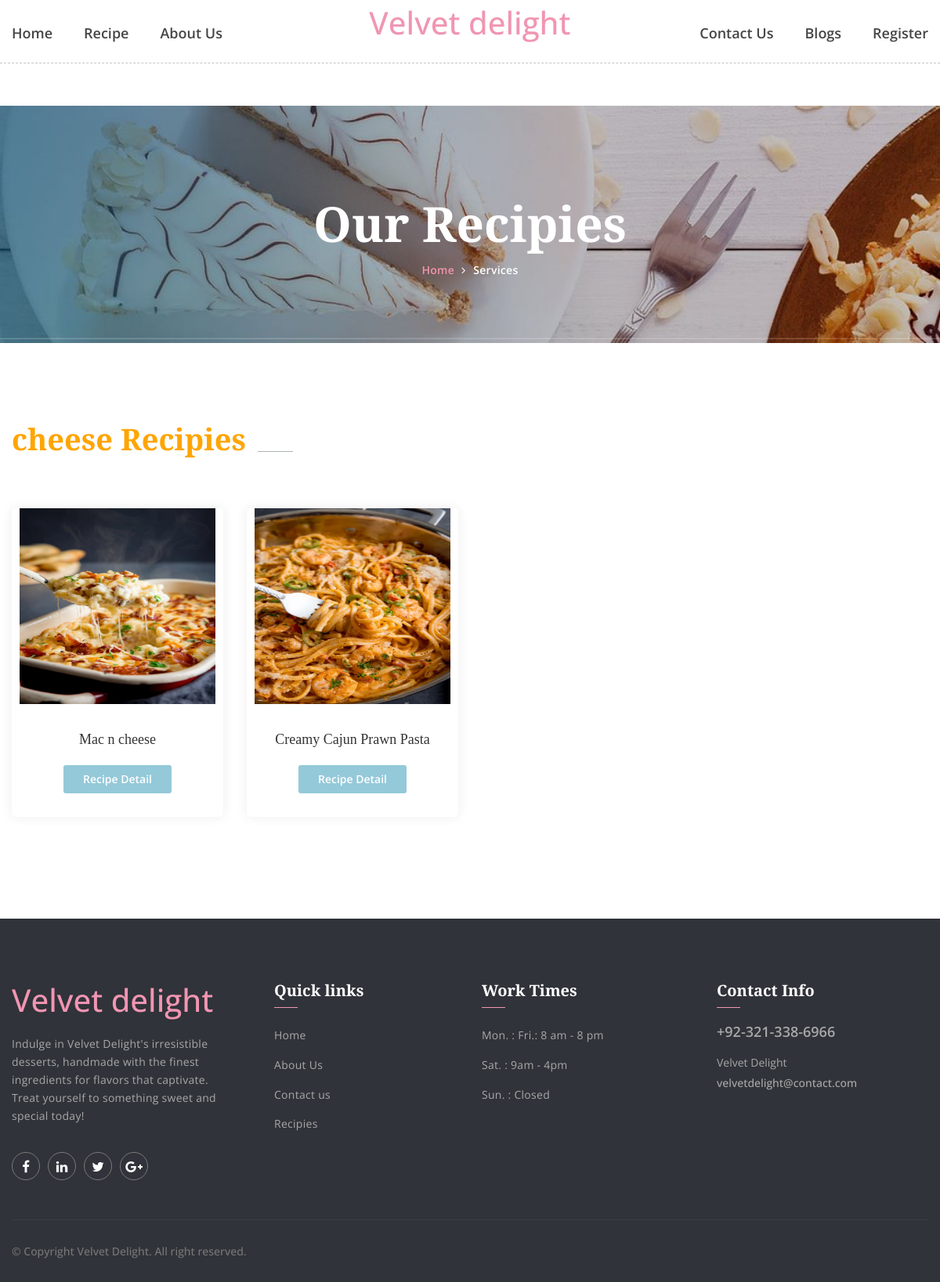
/recipeType.php?id=cheese, run on the app's committed database.
### tables this page shows
CREATE TABLE `recipe` (
  `id` int(11) NOT NULL,
  `chef_id` int(11) NOT NULL,
  `recipeType` varchar(20) NOT NULL,
  `name` varchar(150) NOT NULL,
  `ingredients` varchar(200) NOT NULL,
  `pic` varchar(200) NOT NULL,
  `detail` varchar(1000) NOT NULL
);

### recipeType.php (the view, shortened to what this page needs)
<?php
include './components/navbar.php';
?>
        <section class="banner_area">
        	<div class="container">
        		<div class="banner_text">
        			<h3>Our Recipies</h3>
        			<ul>
        				<li><a href="index.html">Home</a></li>
        				<li><a href="cakes.html">Services</a></li>
        			</ul>
        		</div>
        	</div>
        </section>
       <?php   $id = $_GET['id']; ?>
        <section class="our_cakes_area p_100">
        	<div class="container">
        		<div class="main_title">
        			<h2><?php echo $id; ?> Recipies</h2>
        		</div>
        		<div class="cake_feature_row row">
                <?php
        $sql = "SELECT * FROM `recipe` Where  `recipeType`='".$id."'";
        $result = mysqli_query($conn, $sql);
        while ($rows=mysqli_fetch_array($result)){
        ?>
					<div class="col-lg-3 col-md-4 col-6">
						<div class="cake_feature_item">
							<div class="cake_img">
								<img src="img/recipe/<?php echo $rows['pic']; ?>" alt="" height="250px" width="250px">
							</div>
							<div class="cake_text">
								<h3><?php echo $rows['name'] ?></h3>
							<a href="recipeDetail.php?id=<?php echo $rows['id']; ?>" class="pest_btn">Recipe Detail</a>
							</div>
						</div>
					</div>
					<?php } ?>
				</div>
        	</div>
        </section>
		<?php
		include './components/footer.php';
		?>

### data on the page
recipe: pic (picture), name "Mac n cheese"
recipe: pic (picture), name "Creamy Cajun Prawn Pasta"

### other printed values
$id "cheese"
